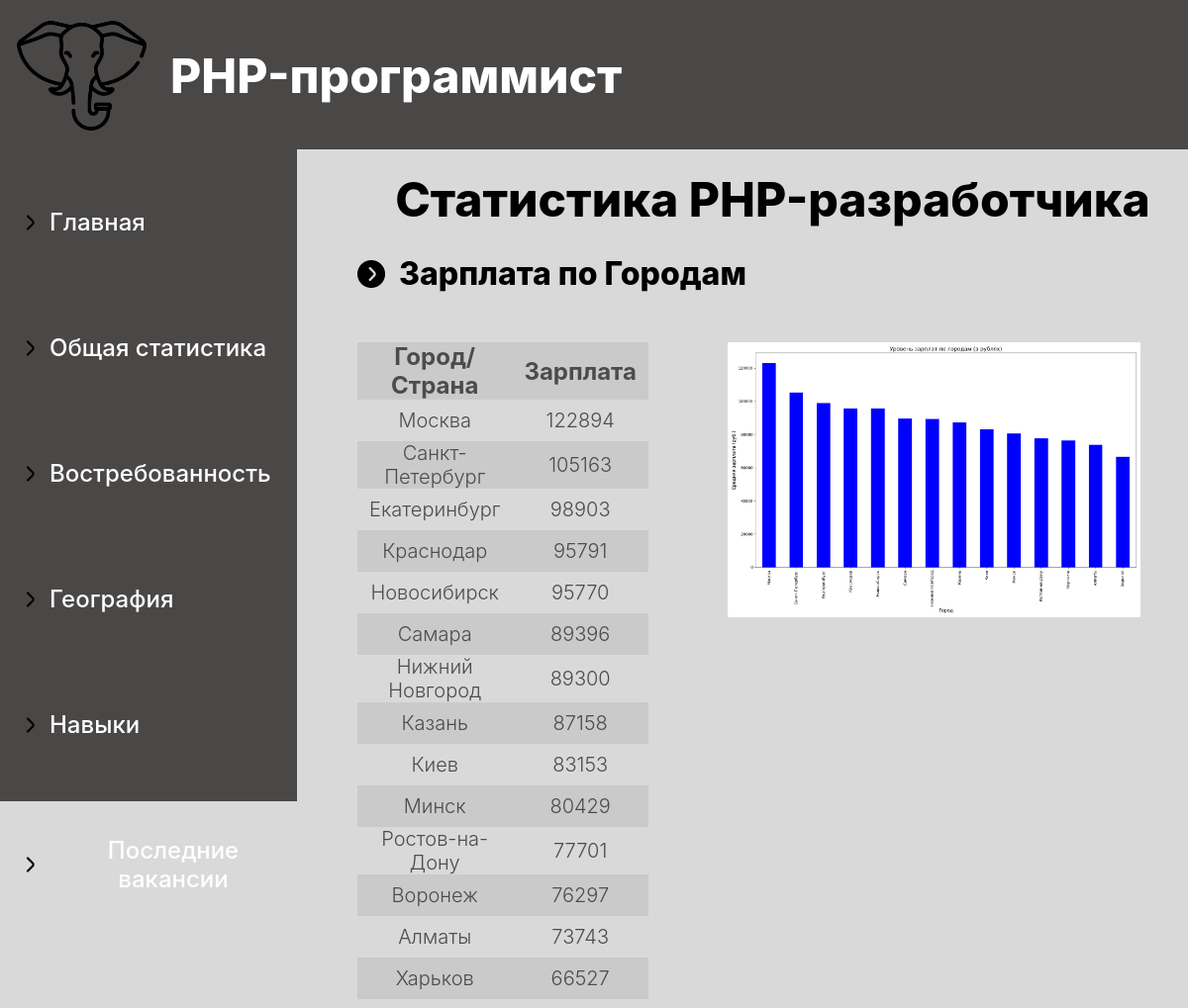
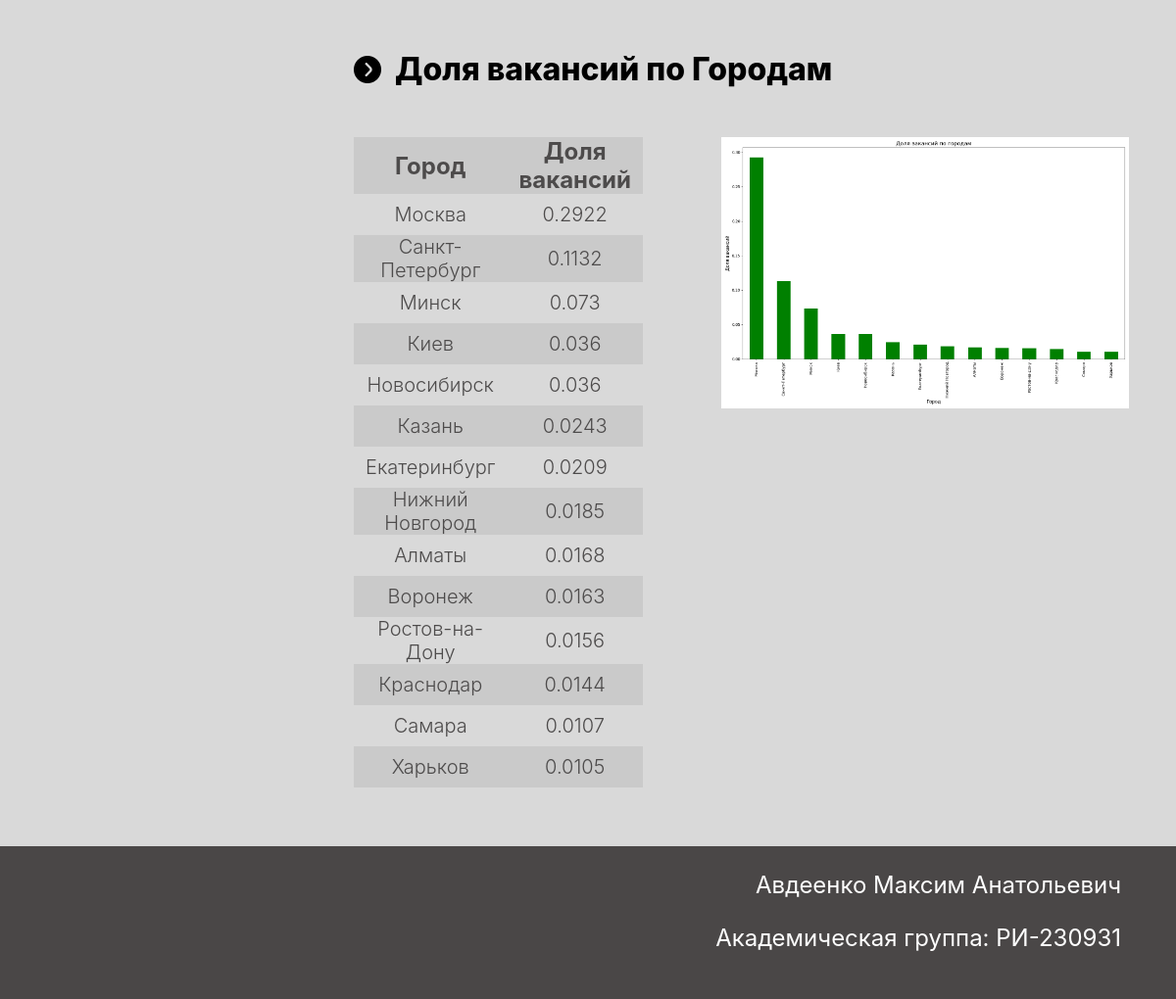
Page /geography/ on the committed database (2 pictures, top to bottom).
### app/models.py (models this page shows, shortened)
class Job_Area_Salary(models.Model):
    salary = models.FloatField(null=True, blank=True)
    area_name = models.CharField(max_length=255)
    class Meta:
        db_table = 'area_salary'
        verbose_name = "Зарплата"
        verbose_name_plural = "Зарплата от места"

class Photo(models.Model):
    image = models.ImageField(upload_to='')
    title = models.CharField(max_length=200)
    class Meta:
        db_table = 'photos'
        verbose_name = 'Фотография'
        verbose_name_plural = 'Фотографии'

class Job_Area_Count(models.Model):
    count = models.FloatField(null=True, blank=True)
    area_name = models.CharField(max_length=255)
    class Meta:
        db_table = 'area_count'
        verbose_name = "Доля вакансий"
        verbose_name_plural = "Доля от вакансий города"

### app/views.py (the view)
# urls.py: path('geography/', views.geography_page, name='geography'),
def geography_page(request):
    salary = Job_Area_Salary.objects.all()
    salary = [{'area_name': record.area_name, 'salary': int(record.salary)} for record in salary]
    photo_salary = Photo.objects.filter(title='Статистика зарплат по городам')
    count = Job_Area_Count.objects.all()
    count = [{'area_name': record.area_name, 'count': record.count} for record in count]
    photo_count = Photo.objects.filter(title='Статистика количества по городам')
    return render(request, 'geography.html', {'salary': salary, 'count': count, 'photo_salary': photo_salary, 'photo_count': photo_count})

### templates/geography.html (shortened to what this page needs)
{% load static %}
<!DOCTYPE html>
<html lang="ru">
<head>
    <link rel="stylesheet" href="{% static 'css/styles.css' %}?v={% now 'U' %}">
</head>
<body>
    <header>
        <img class='logo' src="{% static 'img/logo.png' %}" alt="photo" >
        <h1>PHP-программист</h1>
    </header>
    <nav>
        <a class="navigation" href="{% url 'index' %}">
            <div class="arrow_text">
                <img class='arrow' src="{% static 'img/arrow.png' %}" alt="стрелка">
                <p>Главная</p>
            </div>
        </a>
        <a class="navigation" href="{% url 'stats' %}">
            <div class="arrow_text">
                <img class='arrow' src="{% static 'img/arrow.png' %}" alt="стрелка">
                <p>Общая статистика</p>
            </div>
        </a>
        <a class="navigation" href="{% url 'relevance' %}">
            <div class="arrow_text">
                <img class='arrow' src="{% static 'img/arrow.png' %}" alt="стрелка">
                <p>Востребованность</p>
            </div>
        </a>
        <a class="navigation" href="{% url 'geography' %}">
            <div class="arrow_text">
                <img class='arrow' src="{% static 'img/arrow.png' %}" alt="стрелка">
                <p>География</p>
            </div>
        </a>
        <a class="navigation" href="{% url 'skills' %}">
            <div class="arrow_text">
                <img class='arrow' src="{% static 'img/arrow.png' %}" alt="стрелка">
                <p>Навыки</p>
            </div>
        </a>
        <a class="navigation" href="{% url 'last_vacancies' %}">
            <div class="arrow_text">
                <img class='arrow' src="{% static 'img/arrow.png' %}" alt="стрелка">
                <p>Последние вакансии</p>
            </div>
        </a>
    </nav>
    <div class="content">
        <h2 class="heading">Cтатистика PHP-разработчика</h2>
        <div class="substats">
            <h2>Зарплата по Городам</h2>
            <div class="flex-container">
                    <div>
                        <table>
                            <thead>
                                <tr>
                                    <th>Город/Страна</th>
                                    <th>Зарплата</th>
                                </tr>
                            </thead>
                            <tbody>
                                {% for record in salary %}
                                <tr>
                                    <td>{{ record.area_name }}</td>
                                    <td>{{ record.salary }}</td>
                                </tr>
                                {% endfor %}
                            </tbody>
                        </table>
                    </div>
                    <div class="photo">
                        <img class='photo_stats' src="{{ photo_salary.0.image.url }}" alt="{{ photo_salary.0.title }}">
                    </div>
            </div>
        </div>
        <div class="substats">
            <h2>Доля вакансий по Городам</h2>
            <div class="flex-container">
                <div>
                    <table>
                        <thead>
                            <tr>
                                <th>Город</th>
                                <th>Доля вакансий</th>
                            </tr>
                        </thead>
                        <tbody>
                            {% for record in count %}
                            <tr>
                                <td>{{ record.area_name }}</td>
                                <td>{{ record.count }}</td>
                            </tr>
                            {% endfor %}
                        </tbody>
                    </table>
                </div>
                <div class="photo">
                    <img class='photo_stats' src="{{ photo_count.0.image.url }}" alt="{{ photo_count.0.title }}">
                </div>
            </div>
        </div>
    </div>
    <footer>
        <p>Авдеенко Максим Анатольевич</p>
        <p>Академическая группа: РИ-230931</p>
    </footer>
</body>
</html>

### static/css/styles.css (style rules this page uses)
body { background-color: rgba(217, 217, 217, 1); margin: 0; padding: 0; font-family: Inter; font-size: 24px; }
header { top: 0; display:flex; position: fixed; width: 100%; background-color: rgba(74, 71, 71, 1); align-items: center; padding: 11px 0px 9px 17px; }
h1 { font-size: 48px; font-weight: 800; color: rgba(255, 255, 255, 1); }
.logo { width: 131px; height: 131px; margin-right:24px; }
nav { width:300px; position: fixed; top: 151px; background-color: rgba(74, 71, 71, 1); height: calc(100vh - 151px); padding-top: 10px; }
.navigation { display: block; color: white; padding: 25px 0px 25px 17px; text-decoration: none; text-align: center; transition: background-color 0.3s ease; }
.arrow_text { display:flex; align-items: center; font-size: 24px; font-weight: 500; }
.arrow { width: auto; height: auto; margin-right: 7px; }
.content { margin-top: 151px; margin-left: 300px; padding-left: 61px; padding-top: 21px; }
.flex-container { display: flex; width: 100%; }
.substats { margin-bottom: 60px; }
.heading { font-size: 48px; font-weight: 800; text-align:center; margin:0; margin-bottom: 26px; }
.substats h2 { background: url('../img/text.png') left no-repeat transparent; padding-left: 42px; margin:0; margin-bottom: 50px; font-size: 32px; font-weight: 800; }
table { width: 267px; border-collapse: collapse; }
table th, table td { padding: 0px 12px; text-align: center; height: 42px; }
table th { background-color: rgba(202, 202, 202, 1); font-weight: bold; color: rgba(77, 75, 75, 1); font-size: 24px; }
table td { font-size: 20px; font-weight: 300; color: rgba(77, 75, 75, 1); }
table tr:nth-child(even) { background-color: rgba(202, 202, 202, 1); }
.photo { margin-left:80px; padding-right: 48px; }
.photo_stats { width: 100%; max-height: 100%; object-fit: contain; }
footer { text-align:right; padding:25px 56px 23px 0px; background-color: rgba(74, 71, 71, 1); color:rgba(255, 255, 255, 1); }
footer p { margin-top:0px; margin-bottom: 25px; }

### rows in the picture
Job_Area_Salary: area_name "Москва"
Job_Area_Salary: area_name "Санкт-Петербург"
Job_Area_Salary: area_name "Екатеринбург"
Job_Area_Salary: area_name "Краснодар"
Job_Area_Salary: area_name "Новосибирск"
Job_Area_Salary: area_name "Самара"
Job_Area_Salary: area_name "Нижний Новгород"
Job_Area_Salary: area_name "Казань"
Job_Area_Salary: area_name "Киев"
Job_Area_Salary: area_name "Минск"
Job_Area_Salary: area_name "Ростов-на-Дону"
Job_Area_Salary: area_name "Воронеж"
Job_Area_Salary: area_name "Алматы"
Job_Area_Salary: area_name "Харьков"
Photo: image (picture)
Job_Area_Count: area_name "Москва", count "0.2922"
Job_Area_Count: area_name "Санкт-Петербург", count "0.1132"
Job_Area_Count: area_name "Минск", count "0.073"
Job_Area_Count: area_name "Киев", count "0.036"
Job_Area_Count: area_name "Новосибирск", count "0.036"
Job_Area_Count: area_name "Казань", count "0.0243"
Job_Area_Count: area_name "Екатеринбург", count "0.0209"
Job_Area_Count: area_name "Нижний Новгород", count "0.0185"
Job_Area_Count: area_name "Алматы", count "0.0168"
Job_Area_Count: area_name "Воронеж", count "0.0163"
Job_Area_Count: area_name "Ростов-на-Дону", count "0.0156"
Job_Area_Count: area_name "Краснодар", count "0.0144"
Job_Area_Count: area_name "Самара", count "0.0107"
Job_Area_Count: area_name "Харьков", count "0.0105"
Photo: image (picture)

### other values in the picture
{{ record.salary }} "122894" "105163" "98903" "95791" "95770" "89396" "89300" "87158" "83153" "80429" "77701" "76297" "73743" "66527"
